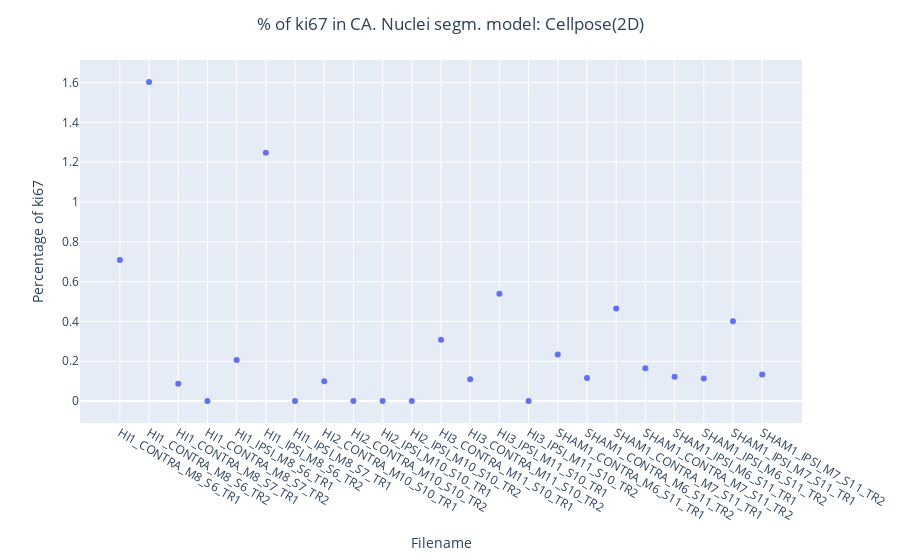
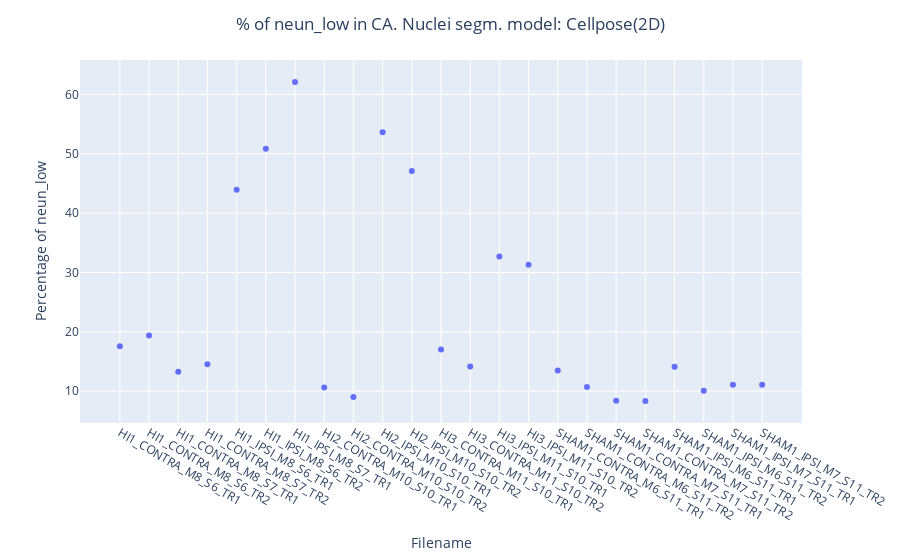
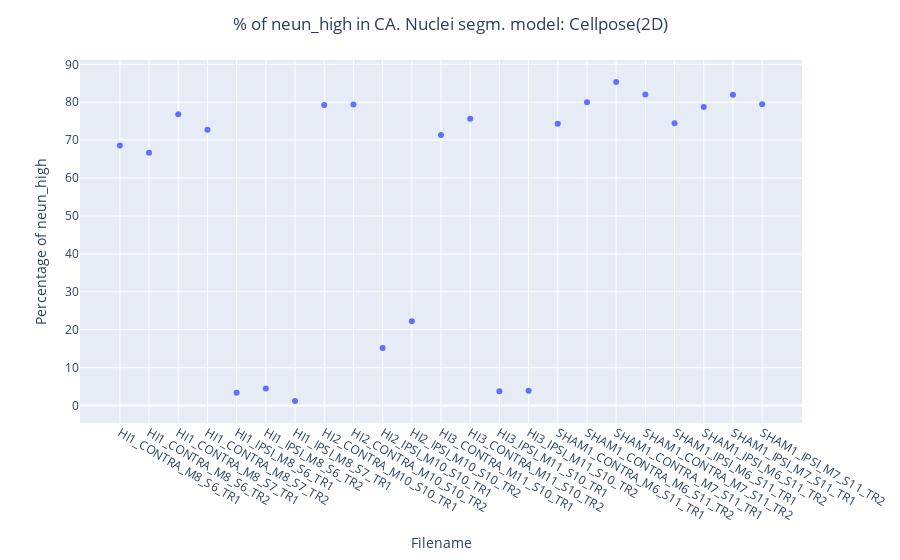
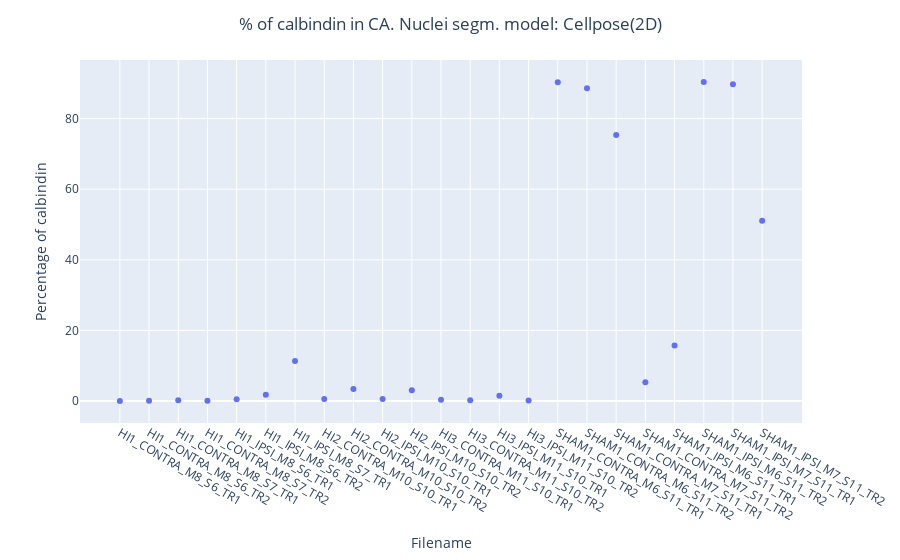

Source (notebook cell) for these figures, in order:
### Code cell
# Plot the resulting cell population percentages of a per filename per ROI basis
plot_perc_pop_per_filename_roi(percentage_true, model_name, segmentation_type)

### Figure 1 — Plotly figure (JSON) as saved in the notebook; plotly's stock layout.template omitted (floating-point values rounded to 4 significant figures)
{"data": [{"customdata": [[0], [2], [4], [6], [8], [10], [12], [14], [16], [18], [20], [22], [24], [26], [27], [29], [31], [33], [35], [37], [39], [41], [43]], "hovertemplate": "filename=%{x}<br>ki67=%{y}<br>index=%{customdata[0]}<extra></extra>", "legendgroup": "", "marker": {"color": "#636efa", "symbol": "circle"}, "mode": "markers", "name": "", "orientation": "v", "showlegend": false, "type": "scatter", "x": ["HI1_CONTRA_M8_S6_TR1", "HI1_CONTRA_M8_S6_TR2", "HI1_CONTRA_M8_S7_TR1", "HI1_CONTRA_M8_S7_TR2", "HI1_IPSI_M8_S6_TR1", "HI1_IPSI_M8_S6_TR2", "HI1_IPSI_M8_S7_TR1", "HI2_CONTRA_M10_S10_TR1", "HI2_CONTRA_M10_S10_TR2", "HI2_IPSI_M10_S10_TR1", "HI2_IPSI_M10_S10_TR2", "HI3_CONTRA_M11_S10_TR1", "HI3_CONTRA_M11_S10_TR2", "HI3_IPSI_M11_S10_TR1", "HI3_IPSI_M11_S10_TR2", "SHAM1_CONTRA_M6_S11_TR1", "SHAM1_CONTRA_M6_S11_TR2", "SHAM1_CONTRA_M7_S11_TR1", "SHAM1_CONTRA_M7_S11_TR2", "SHAM1_IPSI_M6_S11_TR1", "SHAM1_IPSI_M6_S11_TR2", "SHAM1_IPSI_M7_S11_TR1", "SHAM1_IPSI_M7_S11_TR2"], "xaxis": "x", "y": [0.7087, 1.603, 0.08718, 0, 0.2062, 1.247, 0, 0.1003, 0, 0, 0, 0.3077, 0.1098, 0.5389, 0, 0.2345, 0.1163, 0.4648, 0.1649, 0.1229, 0.1131, 0.4011, 0.1333], "yaxis": "y"}], "layout": {"legend": {"title": {"text": "ROI"}, "tracegroupgap": 0}, "margin": {"t": 60}, "title": {"text": "% of ki67 in CA. Nuclei segm. model: Cellpose(2D)", "x": 0.5, "xanchor": "center"}, "xaxis": {"anchor": "y", "domain": [0, 1], "title": {"text": "Filename"}}, "yaxis": {"anchor": "x", "domain": [0, 1], "title": {"text": "Percentage of ki67"}}}}

### Figure 2 — Plotly figure (JSON) as saved in the notebook; plotly's stock layout.template omitted (floating-point values rounded to 4 significant figures)
{"data": [{"customdata": [[0], [2], [4], [6], [8], [10], [12], [14], [16], [18], [20], [22], [24], [26], [27], [29], [31], [33], [35], [37], [39], [41], [43]], "hovertemplate": "filename=%{x}<br>neun_low=%{y}<br>index=%{customdata[0]}<extra></extra>", "legendgroup": "", "marker": {"color": "#636efa", "symbol": "circle"}, "mode": "markers", "name": "", "orientation": "v", "showlegend": false, "type": "scatter", "x": ["HI1_CONTRA_M8_S6_TR1", "HI1_CONTRA_M8_S6_TR2", "HI1_CONTRA_M8_S7_TR1", "HI1_CONTRA_M8_S7_TR2", "HI1_IPSI_M8_S6_TR1", "HI1_IPSI_M8_S6_TR2", "HI1_IPSI_M8_S7_TR1", "HI2_CONTRA_M10_S10_TR1", "HI2_CONTRA_M10_S10_TR2", "HI2_IPSI_M10_S10_TR1", "HI2_IPSI_M10_S10_TR2", "HI3_CONTRA_M11_S10_TR1", "HI3_CONTRA_M11_S10_TR2", "HI3_IPSI_M11_S10_TR1", "HI3_IPSI_M11_S10_TR2", "SHAM1_CONTRA_M6_S11_TR1", "SHAM1_CONTRA_M6_S11_TR2", "SHAM1_CONTRA_M7_S11_TR1", "SHAM1_CONTRA_M7_S11_TR2", "SHAM1_IPSI_M6_S11_TR1", "SHAM1_IPSI_M6_S11_TR2", "SHAM1_IPSI_M7_S11_TR1", "SHAM1_IPSI_M7_S11_TR2"], "xaxis": "x", "y": [17.56, 19.39, 13.25, 14.54, 43.92, 50.83, 62.11, 10.63, 8.998, 53.61, 47.08, 17.03, 14.16, 32.69, 31.29, 13.48, 10.7, 8.366, 8.326, 14.13, 10.07, 11.1, 11.07], "yaxis": "y"}], "layout": {"legend": {"title": {"text": "ROI"}, "tracegroupgap": 0}, "margin": {"t": 60}, "title": {"text": "% of neun_low in CA. Nuclei segm. model: Cellpose(2D)", "x": 0.5, "xanchor": "center"}, "xaxis": {"anchor": "y", "domain": [0, 1], "title": {"text": "Filename"}}, "yaxis": {"anchor": "x", "domain": [0, 1], "title": {"text": "Percentage of neun_low"}}}}

### Figure 3 — Plotly figure (JSON) as saved in the notebook; plotly's stock layout.template omitted (floating-point values rounded to 4 significant figures)
{"data": [{"customdata": [[0], [2], [4], [6], [8], [10], [12], [14], [16], [18], [20], [22], [24], [26], [27], [29], [31], [33], [35], [37], [39], [41], [43]], "hovertemplate": "filename=%{x}<br>neun_high=%{y}<br>index=%{customdata[0]}<extra></extra>", "legendgroup": "", "marker": {"color": "#636efa", "symbol": "circle"}, "mode": "markers", "name": "", "orientation": "v", "showlegend": false, "type": "scatter", "x": ["HI1_CONTRA_M8_S6_TR1", "HI1_CONTRA_M8_S6_TR2", "HI1_CONTRA_M8_S7_TR1", "HI1_CONTRA_M8_S7_TR2", "HI1_IPSI_M8_S6_TR1", "HI1_IPSI_M8_S6_TR2", "HI1_IPSI_M8_S7_TR1", "HI2_CONTRA_M10_S10_TR1", "HI2_CONTRA_M10_S10_TR2", "HI2_IPSI_M10_S10_TR1", "HI2_IPSI_M10_S10_TR2", "HI3_CONTRA_M11_S10_TR1", "HI3_CONTRA_M11_S10_TR2", "HI3_IPSI_M11_S10_TR1", "HI3_IPSI_M11_S10_TR2", "SHAM1_CONTRA_M6_S11_TR1", "SHAM1_CONTRA_M6_S11_TR2", "SHAM1_CONTRA_M7_S11_TR1", "SHAM1_CONTRA_M7_S11_TR2", "SHAM1_IPSI_M6_S11_TR1", "SHAM1_IPSI_M6_S11_TR2", "SHAM1_IPSI_M7_S11_TR1", "SHAM1_IPSI_M7_S11_TR2"], "xaxis": "x", "y": [68.58, 66.64, 76.81, 72.72, 3.402, 4.47, 1.172, 79.24, 79.41, 15.17, 22.24, 71.38, 75.63, 3.772, 3.871, 74.33, 80, 85.36, 82.03, 74.45, 78.73, 81.95, 79.47], "yaxis": "y"}], "layout": {"legend": {"title": {"text": "ROI"}, "tracegroupgap": 0}, "margin": {"t": 60}, "title": {"text": "% of neun_high in CA. Nuclei segm. model: Cellpose(2D)", "x": 0.5, "xanchor": "center"}, "xaxis": {"anchor": "y", "domain": [0, 1], "title": {"text": "Filename"}}, "yaxis": {"anchor": "x", "domain": [0, 1], "title": {"text": "Percentage of neun_high"}}}}

### Figure 4 — Plotly figure (JSON) as saved in the notebook; plotly's stock layout.template omitted (floating-point values rounded to 4 significant figures)
{"data": [{"customdata": [[0], [2], [4], [6], [8], [10], [12], [14], [16], [18], [20], [22], [24], [26], [27], [29], [31], [33], [35], [37], [39], [41], [43]], "hovertemplate": "filename=%{x}<br>calbindin=%{y}<br>index=%{customdata[0]}<extra></extra>", "legendgroup": "", "marker": {"color": "#636efa", "symbol": "circle"}, "mode": "markers", "name": "", "orientation": "v", "showlegend": false, "type": "scatter", "x": ["HI1_CONTRA_M8_S6_TR1", "HI1_CONTRA_M8_S6_TR2", "HI1_CONTRA_M8_S7_TR1", "HI1_CONTRA_M8_S7_TR2", "HI1_IPSI_M8_S6_TR1", "HI1_IPSI_M8_S6_TR2", "HI1_IPSI_M8_S7_TR1", "HI2_CONTRA_M10_S10_TR1", "HI2_CONTRA_M10_S10_TR2", "HI2_IPSI_M10_S10_TR1", "HI2_IPSI_M10_S10_TR2", "HI3_CONTRA_M11_S10_TR1", "HI3_CONTRA_M11_S10_TR2", "HI3_IPSI_M11_S10_TR1", "HI3_IPSI_M11_S10_TR2", "SHAM1_CONTRA_M6_S11_TR1", "SHAM1_CONTRA_M6_S11_TR2", "SHAM1_CONTRA_M7_S11_TR1", "SHAM1_CONTRA_M7_S11_TR2", "SHAM1_IPSI_M6_S11_TR1", "SHAM1_IPSI_M6_S11_TR2", "SHAM1_IPSI_M7_S11_TR1", "SHAM1_IPSI_M7_S11_TR2"], "xaxis": "x", "y": [0, 0.07634, 0.2616, 0.08606, 0.5155, 1.767, 11.33, 0.6018, 3.432, 0.5891, 3.084, 0.4103, 0.2195, 1.497, 0.1613, 90.27, 88.6, 75.37, 5.359, 15.72, 90.38, 89.71, 51.07], "yaxis": "y"}], "layout": {"legend": {"title": {"text": "ROI"}, "tracegroupgap": 0}, "margin": {"t": 60}, "title": {"text": "% of calbindin in CA. Nuclei segm. model: Cellpose(2D)", "x": 0.5, "xanchor": "center"}, "xaxis": {"anchor": "y", "domain": [0, 1], "title": {"text": "Filename"}}, "yaxis": {"anchor": "x", "domain": [0, 1], "title": {"text": "Percentage of calbindin"}}}}
